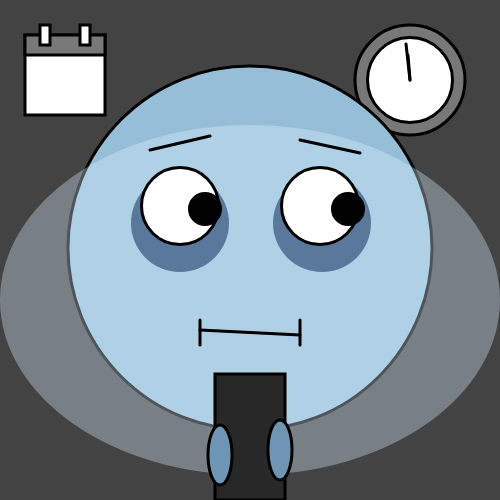
Frame 1 (no input)
Frame 60 (no input): identical to frame 1, image omitted
Frame 120 (the mouse pressed at the canvas centre since frame 60): identical to frame 1, image omitted

The p5.js sketch that drew this single still picture (run headless with seeded random() and noise() and a simulated clock; from frame 60 on, the mouse is pressed at the canvas centre):

// p5.js sketch
// ── sketch.js
function setup() {
  createCanvas(500, 500);
}

function draw() {
    background(67);;

  //clock at 11.59
  stroke(0);
  strokeWeight(3);
  fill(120);
  ellipse(410, 80, 110, 110);
  fill(255);
  ellipse(410, 80, 85, 85);
  line(410, 80, 408, 55);
  line(410, 80, 406, 44);

  // the face
  stroke(0);
  strokeWeight(3);
  fill(150, 190, 215);
  ellipse(250, 248, 364, 364);

      // phone light
  noStroke();
  fill(220, 240, 255, 90);
  ellipse(250, 300, 500, 350);

  // eye circles
  fill(90, 120, 155);
  ellipse(180, 223, 98, 98);
  fill(90, 120, 155);
  ellipse(322, 223, 98, 98);

  // left eye
  stroke(0);
  strokeWeight(3);
  fill(255);
  ellipse(180, 206, 77, 77);

  // right eye
  stroke(0);
  strokeWeight(3);
  fill(255);
  ellipse(320, 206, 77, 77);

  // left pupil
  fill(0);
  ellipse(205, 209, 31, 31);

  // right pupil
  fill(0);
  ellipse(348, 209, 31, 31);

  // sad eyebrows
  stroke(0);
  strokeWeight(3);
  line(150, 150, 210, 136);
  line(300, 140, 360, 153);

  // mouth
  line(200, 330, 300, 335);
  line(200, 320, 200, 345);
  line(300, 320, 300, 345);

  // phone
  stroke(0);
  strokeWeight(3);
  fill(40);
  rect(215, 374, 70, 126);

    // fingers
  stroke(0);
  strokeWeight(3);
  fill(110, 150, 180);
  ellipse(220, 455, 24, 60);
  fill(110, 150, 180);
  ellipse(280, 450, 24, 60);


    // calendar
  stroke(0);
  strokeWeight(3);
  fill(255);
  rect(25, 35, 80, 80);
  fill(120);
  rect(25, 35, 80, 20);
  fill(255);
  rect(40, 25, 10, 20);
  fill(255);
  rect(80, 25, 10, 20);

}
